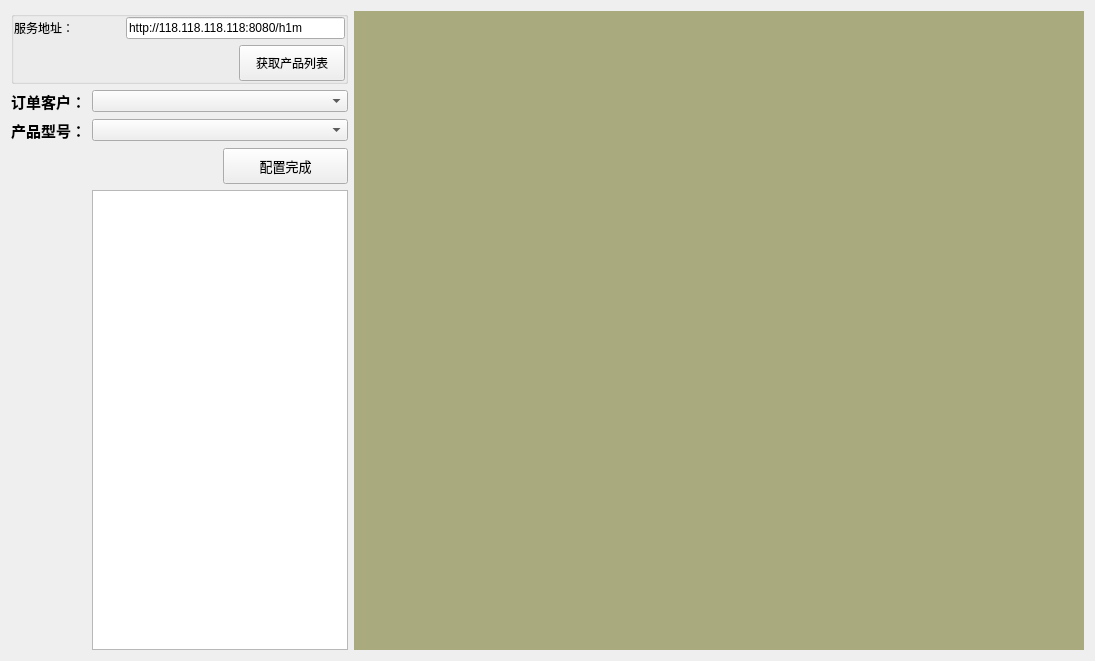
<?xml version="1.0" encoding="UTF-8"?>
<ui version="4.0">
 <class>W01_ProductChange</class>
 <widget class="QWidget" name="W01_ProductChange">
  <property name="geometry">
   <rect>
    <x>0</x>
    <y>0</y>
    <width>1095</width>
    <height>661</height>
   </rect>
  </property>
  <property name="windowTitle">
   <string>Form</string>
  </property>
  <layout class="QGridLayout" name="gridLayout_2">
   <item row="0" column="0">
    <layout class="QGridLayout" name="gridLayout">
     <item row="4" column="0">
      <widget class="QLabel" name="label_2">
       <property name="font">
        <font>
         <pointsize>11</pointsize>
         <weight>75</weight>
         <bold>true</bold>
        </font>
       </property>
       <property name="text">
        <string>产品型号：</string>
       </property>
      </widget>
     </item>
     <item row="3" column="0">
      <widget class="QLabel" name="label">
       <property name="font">
        <font>
         <pointsize>11</pointsize>
         <weight>75</weight>
         <bold>true</bold>
        </font>
       </property>
       <property name="text">
        <string>订单客户：</string>
       </property>
      </widget>
     </item>
     <item row="5" column="0" colspan="2">
      <spacer name="horizontalSpacer_3">
       <property name="orientation">
        <enum>Qt::Horizontal</enum>
       </property>
       <property name="sizeHint" stdset="0">
        <size>
         <width>40</width>
         <height>20</height>
        </size>
       </property>
      </spacer>
     </item>
     <item row="0" column="0" colspan="3">
      <widget class="QGroupBox" name="pSrvGBox">
       <property name="title">
        <string/>
       </property>
       <layout class="QGridLayout" name="gridLayout_3">
        <property name="leftMargin">
         <number>0</number>
        </property>
        <property name="topMargin">
         <number>0</number>
        </property>
        <property name="rightMargin">
         <number>0</number>
        </property>
        <property name="bottomMargin">
         <number>0</number>
        </property>
        <item row="1" column="2">
         <widget class="QPushButton" name="pGetCfgBtn">
          <property name="minimumSize">
           <size>
            <width>0</width>
            <height>36</height>
           </size>
          </property>
          <property name="text">
           <string>获取产品列表</string>
          </property>
         </widget>
        </item>
        <item row="0" column="0">
         <widget class="QLabel" name="label_4">
          <property name="text">
           <string>服务地址：</string>
          </property>
         </widget>
        </item>
        <item row="0" column="1" colspan="2">
         <widget class="QLineEdit" name="pCfgSrvEdit">
          <property name="text">
           <string>http://118.118.118.118:8080/h1m</string>
          </property>
         </widget>
        </item>
        <item row="1" column="0" colspan="2">
         <spacer name="horizontalSpacer_4">
          <property name="orientation">
           <enum>Qt::Horizontal</enum>
          </property>
          <property name="sizeHint" stdset="0">
           <size>
            <width>40</width>
            <height>20</height>
           </size>
          </property>
         </spacer>
        </item>
       </layout>
      </widget>
     </item>
     <item row="6" column="1" colspan="2">
      <widget class="QPlainTextEdit" name="pProductInfo"/>
     </item>
     <item row="3" column="1" colspan="2">
      <widget class="QComboBox" name="pCustomerCBox">
       <property name="sizePolicy">
        <sizepolicy hsizetype="Preferred" vsizetype="Fixed">
         <horstretch>0</horstretch>
         <verstretch>0</verstretch>
        </sizepolicy>
       </property>
      </widget>
     </item>
     <item row="6" column="0">
      <spacer name="horizontalSpacer">
       <property name="orientation">
        <enum>Qt::Horizontal</enum>
       </property>
       <property name="sizeType">
        <enum>QSizePolicy::Preferred</enum>
       </property>
       <property name="sizeHint" stdset="0">
        <size>
         <width>40</width>
         <height>20</height>
        </size>
       </property>
      </spacer>
     </item>
     <item row="5" column="2">
      <widget class="QPushButton" name="pFinishCfgBtn">
       <property name="minimumSize">
        <size>
         <width>0</width>
         <height>36</height>
        </size>
       </property>
       <property name="font">
        <font>
         <pointsize>10</pointsize>
         <weight>50</weight>
         <bold>false</bold>
        </font>
       </property>
       <property name="text">
        <string>配置完成</string>
       </property>
      </widget>
     </item>
     <item row="4" column="1" colspan="2">
      <widget class="QComboBox" name="pProductCBox">
       <property name="sizePolicy">
        <sizepolicy hsizetype="Preferred" vsizetype="Fixed">
         <horstretch>0</horstretch>
         <verstretch>0</verstretch>
        </sizepolicy>
       </property>
      </widget>
     </item>
    </layout>
   </item>
   <item row="0" column="1">
    <widget class="QLabel" name="pProductImage">
     <property name="sizePolicy">
      <sizepolicy hsizetype="Expanding" vsizetype="Preferred">
       <horstretch>0</horstretch>
       <verstretch>0</verstretch>
      </sizepolicy>
     </property>
     <property name="styleSheet">
      <string notr="true">background-color: rgb(170, 170, 127);</string>
     </property>
     <property name="text">
      <string/>
     </property>
     <property name="scaledContents">
      <bool>true</bool>
     </property>
    </widget>
   </item>
  </layout>
 </widget>
 <resources/>
 <connections/>
</ui>
